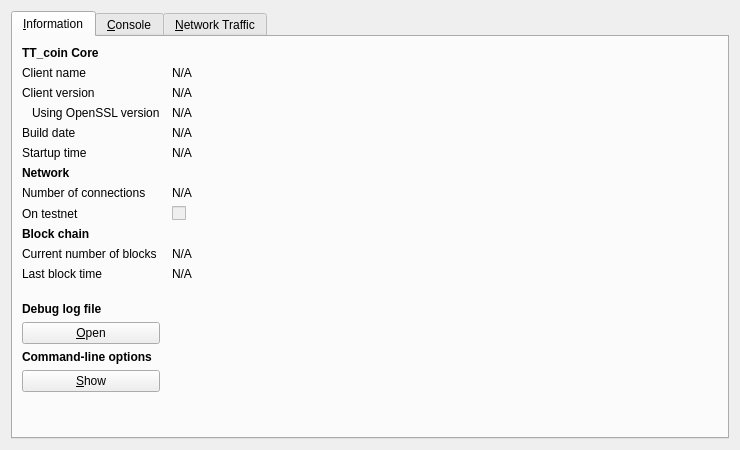
<?xml version="1.0" encoding="UTF-8"?>
<ui version="4.0">
 <class>RPCConsole</class>
 <widget class="QDialog" name="RPCConsole">
  <property name="geometry">
   <rect>
    <x>0</x>
    <y>0</y>
    <width>740</width>
    <height>450</height>
   </rect>
  </property>
  <property name="windowTitle">
   <string>TT_coin - Debug window</string>
  </property>
  <layout class="QVBoxLayout" name="verticalLayout_2">
   <item>
    <widget class="QTabWidget" name="tabWidget">
     <property name="currentIndex">
      <number>0</number>
     </property>
     <widget class="QWidget" name="tab_info">
      <attribute name="title">
       <string>&amp;Information</string>
      </attribute>
      <layout class="QGridLayout" name="gridLayout" columnstretch="0,1">
       <property name="horizontalSpacing">
        <number>12</number>
       </property>
       <item row="0" column="0">
        <widget class="QLabel" name="label_9">
         <property name="font">
          <font>
           <weight>75</weight>
           <bold>true</bold>
          </font>
         </property>
         <property name="text">
          <string>TT_coin Core</string>
         </property>
        </widget>
       </item>
       <item row="1" column="0">
        <widget class="QLabel" name="label_5">
         <property name="text">
          <string>Client name</string>
         </property>
        </widget>
       </item>
       <item row="1" column="1">
        <widget class="QLabel" name="clientName">
         <property name="cursor">
          <cursorShape>IBeamCursor</cursorShape>
         </property>
         <property name="text">
          <string>N/A</string>
         </property>
         <property name="textFormat">
          <enum>Qt::PlainText</enum>
         </property>
         <property name="textInteractionFlags">
          <set>Qt::LinksAccessibleByMouse|Qt::TextSelectableByKeyboard|Qt::TextSelectableByMouse</set>
         </property>
        </widget>
       </item>
       <item row="2" column="0">
        <widget class="QLabel" name="label_6">
         <property name="text">
          <string>Client version</string>
         </property>
        </widget>
       </item>
       <item row="2" column="1">
        <widget class="QLabel" name="clientVersion">
         <property name="cursor">
          <cursorShape>IBeamCursor</cursorShape>
         </property>
         <property name="text">
          <string>N/A</string>
         </property>
         <property name="textFormat">
          <enum>Qt::PlainText</enum>
         </property>
         <property name="textInteractionFlags">
          <set>Qt::LinksAccessibleByMouse|Qt::TextSelectableByKeyboard|Qt::TextSelectableByMouse</set>
         </property>
        </widget>
       </item>
       <item row="3" column="0">
        <widget class="QLabel" name="label_14">
         <property name="text">
          <string>Using OpenSSL version</string>
         </property>
         <property name="indent">
          <number>10</number>
         </property>
        </widget>
       </item>
       <item row="3" column="1">
        <widget class="QLabel" name="openSSLVersion">
         <property name="cursor">
          <cursorShape>IBeamCursor</cursorShape>
         </property>
         <property name="text">
          <string>N/A</string>
         </property>
         <property name="textFormat">
          <enum>Qt::PlainText</enum>
         </property>
         <property name="textInteractionFlags">
          <set>Qt::LinksAccessibleByMouse|Qt::TextSelectableByKeyboard|Qt::TextSelectableByMouse</set>
         </property>
        </widget>
       </item>
       <item row="4" column="0">
        <widget class="QLabel" name="label_12">
         <property name="text">
          <string>Build date</string>
         </property>
        </widget>
       </item>
       <item row="4" column="1">
        <widget class="QLabel" name="buildDate">
         <property name="cursor">
          <cursorShape>IBeamCursor</cursorShape>
         </property>
         <property name="text">
          <string>N/A</string>
         </property>
         <property name="textFormat">
          <enum>Qt::PlainText</enum>
         </property>
         <property name="textInteractionFlags">
          <set>Qt::LinksAccessibleByMouse|Qt::TextSelectableByKeyboard|Qt::TextSelectableByMouse</set>
         </property>
        </widget>
       </item>
       <item row="5" column="0">
        <widget class="QLabel" name="label_13">
         <property name="text">
          <string>Startup time</string>
         </property>
        </widget>
       </item>
       <item row="5" column="1">
        <widget class="QLabel" name="startupTime">
         <property name="cursor">
          <cursorShape>IBeamCursor</cursorShape>
         </property>
         <property name="text">
          <string>N/A</string>
         </property>
         <property name="textFormat">
          <enum>Qt::PlainText</enum>
         </property>
         <property name="textInteractionFlags">
          <set>Qt::LinksAccessibleByMouse|Qt::TextSelectableByKeyboard|Qt::TextSelectableByMouse</set>
         </property>
        </widget>
       </item>
       <item row="6" column="0">
        <widget class="QLabel" name="label_11">
         <property name="font">
          <font>
           <weight>75</weight>
           <bold>true</bold>
          </font>
         </property>
         <property name="text">
          <string>Network</string>
         </property>
        </widget>
       </item>
       <item row="7" column="0">
        <widget class="QLabel" name="label_7">
         <property name="text">
          <string>Number of connections</string>
         </property>
        </widget>
       </item>
       <item row="7" column="1">
        <widget class="QLabel" name="numberOfConnections">
         <property name="cursor">
          <cursorShape>IBeamCursor</cursorShape>
         </property>
         <property name="text">
          <string>N/A</string>
         </property>
         <property name="textFormat">
          <enum>Qt::PlainText</enum>
         </property>
         <property name="textInteractionFlags">
          <set>Qt::LinksAccessibleByMouse|Qt::TextSelectableByKeyboard|Qt::TextSelectableByMouse</set>
         </property>
        </widget>
       </item>
       <item row="8" column="0">
        <widget class="QLabel" name="label_8">
         <property name="text">
          <string>On testnet</string>
         </property>
        </widget>
       </item>
       <item row="8" column="1">
        <widget class="QCheckBox" name="isTestNet">
         <property name="enabled">
          <bool>false</bool>
         </property>
         <property name="text">
          <string/>
         </property>
        </widget>
       </item>
       <item row="9" column="0">
        <widget class="QLabel" name="label_10">
         <property name="font">
          <font>
           <weight>75</weight>
           <bold>true</bold>
          </font>
         </property>
         <property name="text">
          <string>Block chain</string>
         </property>
        </widget>
       </item>
       <item row="10" column="0">
        <widget class="QLabel" name="label_3">
         <property name="text">
          <string>Current number of blocks</string>
         </property>
        </widget>
       </item>
       <item row="10" column="1">
        <widget class="QLabel" name="numberOfBlocks">
         <property name="cursor">
          <cursorShape>IBeamCursor</cursorShape>
         </property>
         <property name="text">
          <string>N/A</string>
         </property>
         <property name="textFormat">
          <enum>Qt::PlainText</enum>
         </property>
         <property name="textInteractionFlags">
          <set>Qt::LinksAccessibleByMouse|Qt::TextSelectableByKeyboard|Qt::TextSelectableByMouse</set>
         </property>
        </widget>
       </item>
       <item row="11" column="0">
        <widget class="QLabel" name="label_2">
         <property name="text">
          <string>Last block time</string>
         </property>
        </widget>
       </item>
       <item row="11" column="1">
        <widget class="QLabel" name="lastBlockTime">
         <property name="cursor">
          <cursorShape>IBeamCursor</cursorShape>
         </property>
         <property name="text">
          <string>N/A</string>
         </property>
         <property name="textFormat">
          <enum>Qt::PlainText</enum>
         </property>
         <property name="textInteractionFlags">
          <set>Qt::LinksAccessibleByMouse|Qt::TextSelectableByKeyboard|Qt::TextSelectableByMouse</set>
         </property>
        </widget>
       </item>
       <item row="12" column="0">
        <spacer name="verticalSpacer_2">
         <property name="orientation">
          <enum>Qt::Vertical</enum>
         </property>
         <property name="sizeHint" stdset="0">
          <size>
           <width>20</width>
           <height>20</height>
          </size>
         </property>
        </spacer>
       </item>
       <item row="13" column="0">
        <widget class="QLabel" name="labelDebugLogfile">
         <property name="font">
          <font>
           <weight>75</weight>
           <bold>true</bold>
          </font>
         </property>
         <property name="text">
          <string>Debug log file</string>
         </property>
        </widget>
       </item>
       <item row="14" column="0">
        <widget class="QPushButton" name="openDebugLogfileButton">
         <property name="toolTip">
          <string>Open the TT_coin debug log file from the current data directory. This can take a few seconds for large log files.</string>
         </property>
         <property name="text">
          <string>&amp;Open</string>
         </property>
         <property name="autoDefault">
          <bool>false</bool>
         </property>
        </widget>
       </item>
       <item row="15" column="0">
        <widget class="QLabel" name="labelCLOptions">
         <property name="font">
          <font>
           <weight>75</weight>
           <bold>true</bold>
          </font>
         </property>
         <property name="text">
          <string>Command-line options</string>
         </property>
        </widget>
       </item>
       <item row="16" column="0">
        <widget class="QPushButton" name="showCLOptionsButton">
         <property name="toolTip">
          <string>Show the TT_coin-Qt help message to get a list with possible TT_coin command-line options.</string>
         </property>
         <property name="text">
          <string>&amp;Show</string>
         </property>
         <property name="autoDefault">
          <bool>false</bool>
         </property>
        </widget>
       </item>
       <item row="17" column="0">
        <spacer name="verticalSpacer">
         <property name="orientation">
          <enum>Qt::Vertical</enum>
         </property>
         <property name="sizeHint" stdset="0">
          <size>
           <width>20</width>
           <height>40</height>
          </size>
         </property>
        </spacer>
       </item>
      </layout>
     </widget>
     <widget class="QWidget" name="tab_console">
      <attribute name="title">
       <string>&amp;Console</string>
      </attribute>
      <layout class="QVBoxLayout" name="verticalLayout_3">
       <property name="spacing">
        <number>3</number>
       </property>
       <item>
        <widget class="QTextEdit" name="messagesWidget">
         <property name="minimumSize">
          <size>
           <width>0</width>
           <height>100</height>
          </size>
         </property>
         <property name="readOnly">
          <bool>true</bool>
         </property>
         <property name="tabKeyNavigation" stdset="0">
          <bool>false</bool>
         </property>
         <property name="columnCount" stdset="0">
          <number>2</number>
         </property>
        </widget>
       </item>
       <item>
        <layout class="QHBoxLayout" name="horizontalLayout">
         <property name="spacing">
          <number>3</number>
         </property>
         <item>
          <widget class="QLabel" name="label">
           <property name="text">
            <string notr="true">&gt;</string>
           </property>
          </widget>
         </item>
         <item>
          <widget class="QLineEdit" name="lineEdit"/>
         </item>
         <item>
          <widget class="QPushButton" name="clearButton">
           <property name="maximumSize">
            <size>
             <width>24</width>
             <height>24</height>
            </size>
           </property>
           <property name="toolTip">
            <string>Clear console</string>
           </property>
           <property name="text">
            <string/>
           </property>
           <property name="icon">
            <iconset resource="../bitcoin.qrc">
             <normaloff>:/icons/remove</normaloff>:/icons/remove</iconset>
           </property>
           <property name="shortcut">
            <string notr="true">Ctrl+L</string>
           </property>
           <property name="autoDefault">
            <bool>false</bool>
           </property>
          </widget>
         </item>
        </layout>
       </item>
      </layout>
     </widget>
     <widget class="QWidget" name="tab">
      <attribute name="title">
       <string>&amp;Network Traffic</string>
      </attribute>
      <layout class="QHBoxLayout" name="horizontalLayout_3">
       <item>
        <layout class="QVBoxLayout" name="verticalLayout_4">
         <item>
          <widget class="TrafficGraphWidget" name="trafficGraph" native="true">
           <property name="sizePolicy">
            <sizepolicy hsizetype="Expanding" vsizetype="Expanding">
             <horstretch>0</horstretch>
             <verstretch>0</verstretch>
            </sizepolicy>
           </property>
          </widget>
         </item>
         <item>
          <layout class="QHBoxLayout" name="horizontalLayout_2">
           <item>
            <widget class="QSlider" name="sldGraphRange">
             <property name="minimum">
              <number>1</number>
             </property>
             <property name="maximum">
              <number>288</number>
             </property>
             <property name="pageStep">
              <number>12</number>
             </property>
             <property name="value">
              <number>6</number>
             </property>
             <property name="orientation">
              <enum>Qt::Horizontal</enum>
             </property>
            </widget>
           </item>
           <item>
            <widget class="QLabel" name="lblGraphRange">
             <property name="minimumSize">
              <size>
               <width>100</width>
               <height>0</height>
              </size>
             </property>
             <property name="alignment">
              <set>Qt::AlignCenter</set>
             </property>
            </widget>
           </item>
           <item>
            <widget class="QPushButton" name="btnClearTrafficGraph">
             <property name="text">
              <string>&amp;Clear</string>
             </property>
            </widget>
           </item>
          </layout>
         </item>
        </layout>
       </item>
       <item>
        <layout class="QVBoxLayout" name="verticalLayout">
         <item>
          <widget class="QGroupBox" name="groupBox">
           <property name="title">
            <string>Totals</string>
           </property>
           <layout class="QVBoxLayout" name="verticalLayout_5">
            <item>
             <layout class="QHBoxLayout" name="horizontalLayout_4">
              <item>
               <widget class="Line" name="line">
                <property name="sizePolicy">
                 <sizepolicy hsizetype="Fixed" vsizetype="Fixed">
                  <horstretch>0</horstretch>
                  <verstretch>0</verstretch>
                 </sizepolicy>
                </property>
                <property name="minimumSize">
                 <size>
                  <width>10</width>
                  <height>0</height>
                 </size>
                </property>
                <property name="palette">
                 <palette>
                  <active>
                   <colorrole role="Light">
                    <brush brushstyle="SolidPattern">
                     <color alpha="255">
                      <red>0</red>
                      <green>255</green>
                      <blue>0</blue>
                     </color>
                    </brush>
                   </colorrole>
                  </active>
                  <inactive>
                   <colorrole role="Light">
                    <brush brushstyle="SolidPattern">
                     <color alpha="255">
                      <red>0</red>
                      <green>255</green>
                      <blue>0</blue>
                     </color>
                    </brush>
                   </colorrole>
                  </inactive>
                  <disabled>
                   <colorrole role="Light">
                    <brush brushstyle="SolidPattern">
                     <color alpha="255">
                      <red>0</red>
                      <green>255</green>
                      <blue>0</blue>
                     </color>
                    </brush>
                   </colorrole>
                  </disabled>
                 </palette>
                </property>
                <property name="orientation">
                 <enum>Qt::Horizontal</enum>
                </property>
               </widget>
              </item>
              <item>
               <widget class="QLabel" name="label_16">
                <property name="text">
                 <string>In:</string>
                </property>
               </widget>
              </item>
              <item>
               <widget class="QLabel" name="lblBytesIn">
                <property name="minimumSize">
                 <size>
                  <width>50</width>
                  <height>0</height>
                 </size>
                </property>
                <property name="alignment">
                 <set>Qt::AlignRight|Qt::AlignTrailing|Qt::AlignVCenter</set>
                </property>
               </widget>
              </item>
             </layout>
            </item>
            <item>
             <layout class="QHBoxLayout" name="horizontalLayout_5">
              <item>
               <widget class="Line" name="line_2">
                <property name="sizePolicy">
                 <sizepolicy hsizetype="Fixed" vsizetype="Fixed">
                  <horstretch>0</horstretch>
                  <verstretch>0</verstretch>
                 </sizepolicy>
                </property>
                <property name="minimumSize">
                 <size>
                  <width>10</width>
                  <height>0</height>
                 </size>
                </property>
                <property name="palette">
                 <palette>
                  <active>
                   <colorrole role="Light">
                    <brush brushstyle="SolidPattern">
                     <color alpha="255">
                      <red>255</red>
                      <green>0</green>
                      <blue>0</blue>
                     </color>
                    </brush>
                   </colorrole>
                  </active>
                  <inactive>
                   <colorrole role="Light">
                    <brush brushstyle="SolidPattern">
                     <color alpha="255">
                      <red>255</red>
                      <green>0</green>
                      <blue>0</blue>
                     </color>
                    </brush>
                   </colorrole>
                  </inactive>
                  <disabled>
                   <colorrole role="Light">
                    <brush brushstyle="SolidPattern">
                     <color alpha="255">
                      <red>255</red>
                      <green>0</green>
                      <blue>0</blue>
                     </color>
                    </brush>
                   </colorrole>
                  </disabled>
                 </palette>
                </property>
                <property name="orientation">
                 <enum>Qt::Horizontal</enum>
                </property>
               </widget>
              </item>
              <item>
               <widget class="QLabel" name="label_17">
                <property name="text">
                 <string>Out:</string>
                </property>
               </widget>
              </item>
              <item>
               <widget class="QLabel" name="lblBytesOut">
                <property name="minimumSize">
                 <size>
                  <width>50</width>
                  <height>0</height>
                 </size>
                </property>
                <property name="alignment">
                 <set>Qt::AlignRight|Qt::AlignTrailing|Qt::AlignVCenter</set>
                </property>
               </widget>
              </item>
             </layout>
            </item>
            <item>
             <spacer name="verticalSpacer_4">
              <property name="orientation">
               <enum>Qt::Vertical</enum>
              </property>
              <property name="sizeHint" stdset="0">
               <size>
                <width>20</width>
                <height>407</height>
               </size>
              </property>
             </spacer>
            </item>
           </layout>
          </widget>
         </item>
        </layout>
       </item>
      </layout>
     </widget>
    </widget>
   </item>
  </layout>
 </widget>
 <customwidgets>
  <customwidget>
   <class>TrafficGraphWidget</class>
   <extends>QWidget</extends>
   <header>trafficgraphwidget.h</header>
   <container>1</container>
   <slots>
    <slot>clear()</slot>
   </slots>
  </customwidget>
 </customwidgets>
 <resources>
  <include location="../bitcoin.qrc"/>
 </resources>
 <connections/>
</ui>
